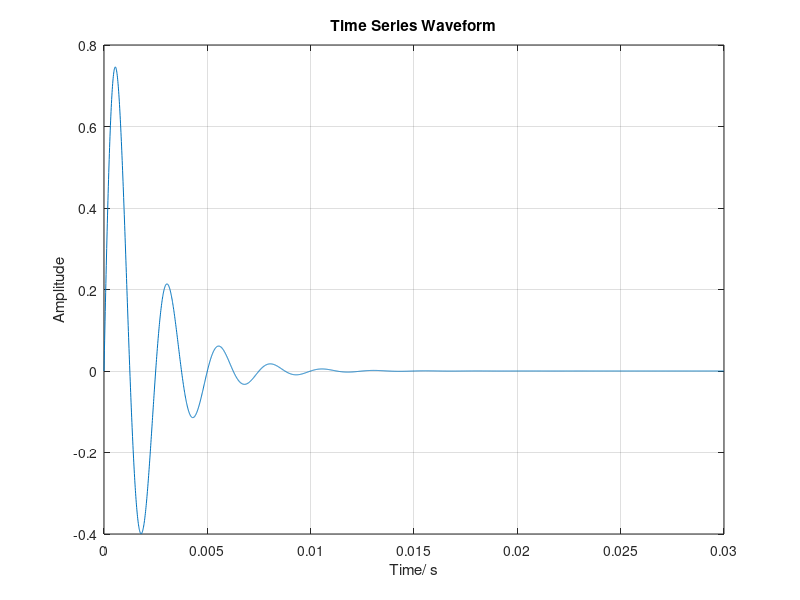
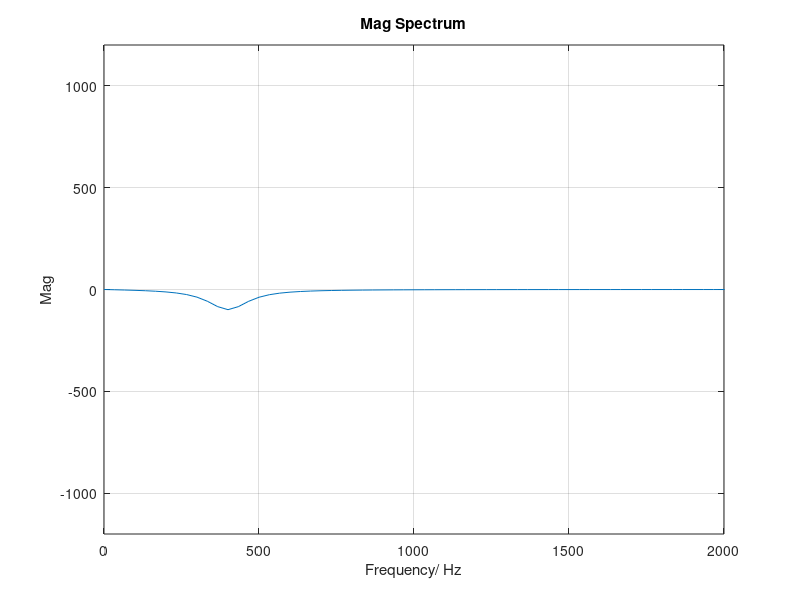

These charts were generated, in order, by the following MATLAB code: (Note: this script raises an error after producing the figures.)
clc
close all
clear all


%***********1.Input Harmonic waves***********%

fs =100000; %设定采样频率
N =3000;
n =0:N -1;
t = n/ fs;
f0 =400; %设定正弦信号频率

%生成正弦信号
b = 500;
att = exp(-b*t);
x = att.*sin(2*pi*f0*t);
figure(1);
plot(t,x); %作正弦信号的时域波形
xlabel('Time/ s');
ylabel('Amplitude');
title('Time Series Waveform');
grid;

%进行FFT 变换并做频谱图

y = fft(x,N); %进行FFT 变换
mag_im = imag(y); %求幅值
mag_re = real(y);
mag = abs(y);
f = (0:length(y) -1)'*fs/ length(y); %进行对应的频率转换
figure
plot(f,mag_im); %作频谱图
axis([0,2000,-1200,1200]);
xlabel('Frequency/ Hz');
ylabel('Mag');
title('Mag Spectrum');
grid;


%*********1. Transfer function*********%
u1 = 8*10^3; % KPa
u2 = 7; % Pa*s
rho=1000;
omega = 2*pi*f;

Vs = sqrt(2*(u1^2+omega.^2*u2^2)./(rho*(u1+sqrt(u1^2+omega.^2*u2^2))));
kr = omega./Vs;
ki = sqrt((rho*omega.^2.*(sqrt(u1^2+omega.^2*u2^2)-u1))./(2*(u1^2+omega.^2*u2^2)));
% ki = 1000;
% distance between two sensors: dx = 2/1000 .
r1 = 2/1000;
r2 = 2*r1;
dx = r2-r1;
% transfer function TF
TF = sqrt(r2/r1).*exp(i*kr*dx-ki*dx);
TF = TF';

%*********2. S2_w: reconstructed signals u1(w)*exp(ikx) *********%
S1_w = y;
S2_w = S1_w.*TF;
xifft = ifft(S2_w,'symmetric');
magx = real(xifft);
ti = [0:length(xifft)-1] / fs;
figure
plot(ti,magx);
xlabel('Time/ s');
ylabel('Mag');
title('IFFT-reconstructed time-series waveform');
grid;

S2 = magx;
S1 = x;
figure
plot(S1)
hold on
plot(S2)
legend("S1","S2")
save SimSignals87 S1 S2 u1 u2
% save S2_w S2_w